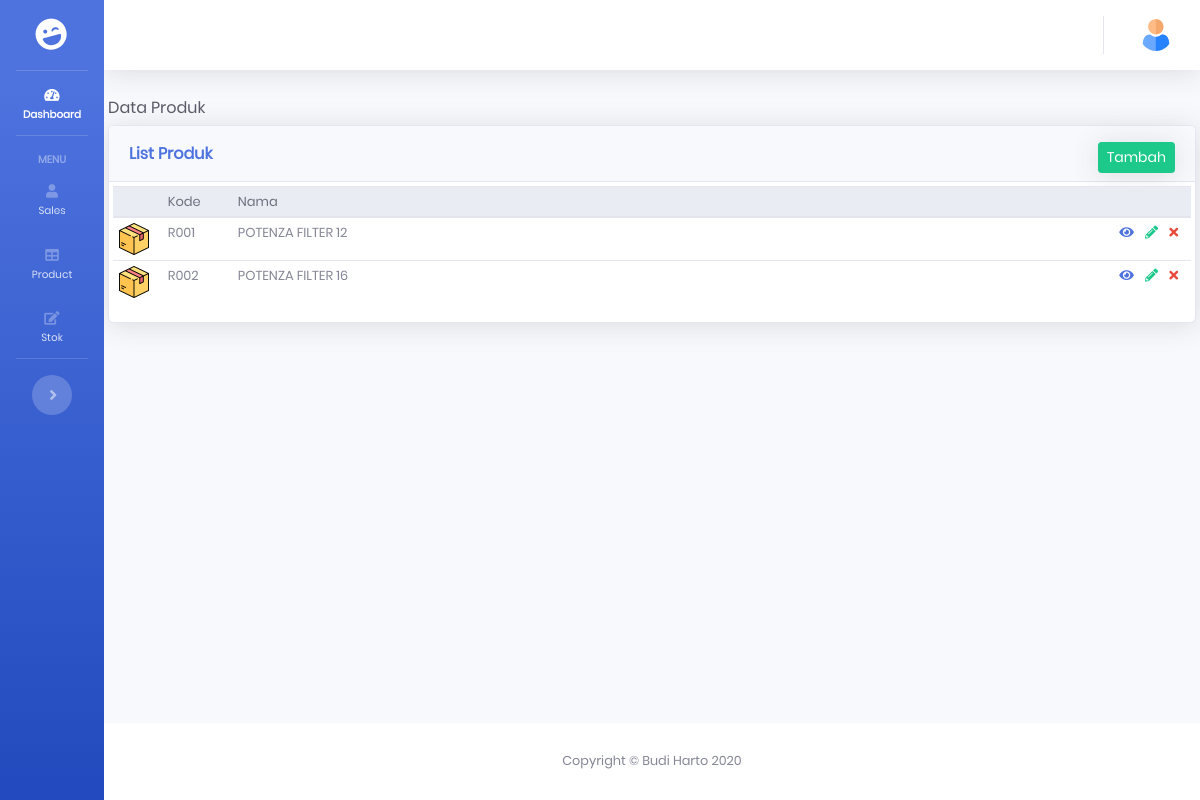
Page /index.php/produk on the earlier database version.
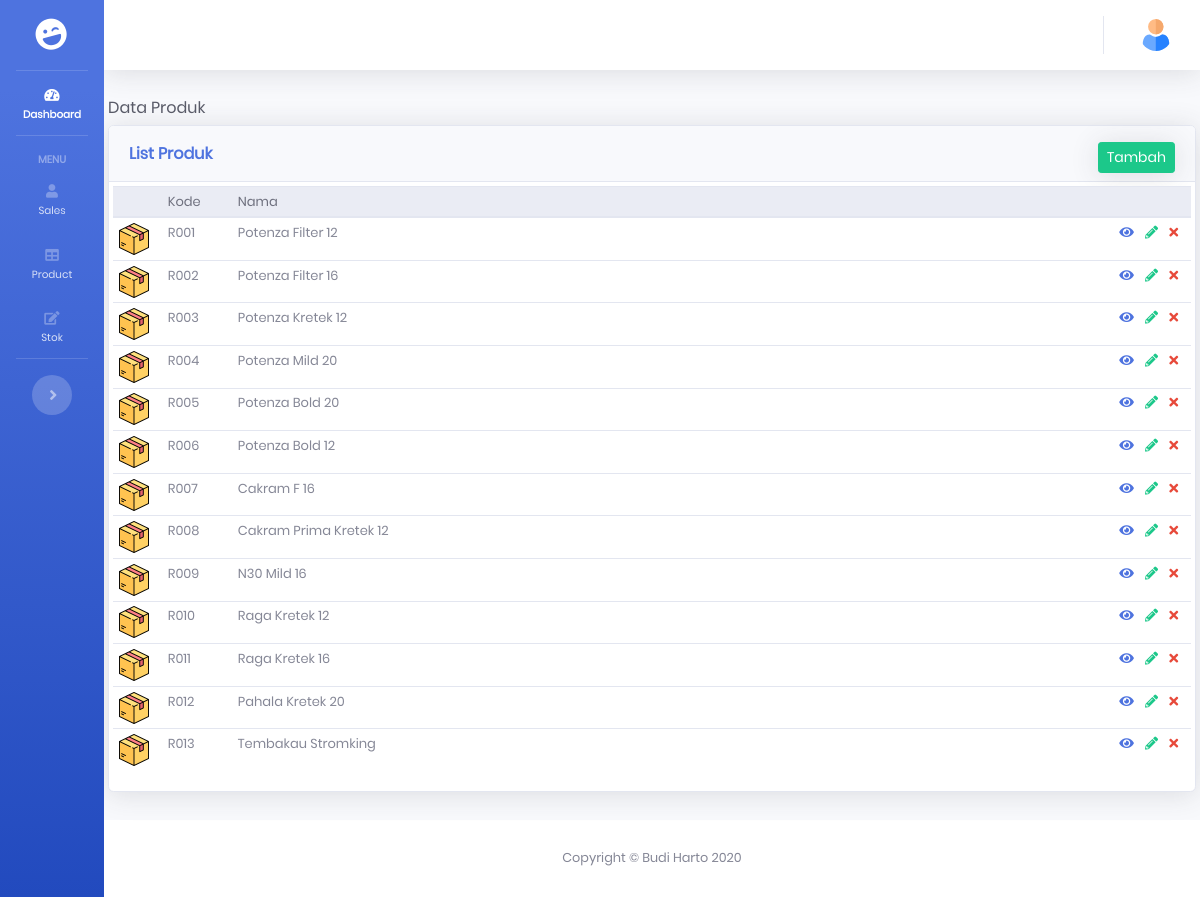
Same page on the later database version.
### tables this page shows
CREATE TABLE `produk` (
  `id` int(11) NOT NULL,
  `kode` varchar(10) NOT NULL,
  `nama_produk` varchar(128) NOT NULL,
  `alias` varchar(128) NOT NULL,
  `banding` int(11) NOT NULL,
  `harga` int(11) NOT NULL,
  `is_active` int(11) NOT NULL
);

### application/controllers/Produk.php (called while the page is built, shortened)
<?php
class Produk extends CI_Controller
{
    public function __construct()
    {
        $this->load->model('produk_model', 'produk');
    }
    public function index()
    {
        $data['user'] = $this->db->get_where('user', ['username' => $this->session->userdata('username')])->row_array();
        $data['produk'] = $this->produk->get_all()->result_array();
        $this->load->view('template/header', $data);
        $this->load->view('template/sidebar');
        $this->load->view('template/topbar', $data);
        $this->load->view('produk', $data);
    }
}

### index.php (called while the page is built, shortened)
<?php
require_once BASEPATH.'core/CodeIgniter.php';

### application/models/Produk_model.php (called while the page is built, shortened)
<?php
class Produk_model extends CI_model
{
    public function get_all()
    {
        $this->db->where('is_active', 1);
        $query =  $this->db->get('produk');
        return $query;
    }
}

### application/views/produk.php (the view, shortened to what this page needs)
<div class="container-fluid p-1">
    <h1 class="h6 mb-2 text-gray-800">Data Produk</h1>
    <div class="card shadow mb-4">
        <div class="card-header py-3">
            <p class="m-0 font-weight-bold text-primary">List Produk</p>
            <div class="d-flex justify-content-end mt-n4">
                <a class="btn btn-sm btn-success mb-n2 shadow" href="">Tambah</a>
            </div>
        </div>
        <div class="card-body p-1">
            <div class="table-responsive">
                <table class="table table-sm table-app" width=" 100%" cellspacing="0">
                    <thead class="thead-light">
                        <tr>
                            <th></th>
                            <th>Kode</th>
                            <th>Nama</th>
                            <th></th>
                        </tr>
                    </thead>
                    <tbody>
                        <?php
                        foreach ($produk as $p) : ?>
                            <tr>
                                <td width="50px"><img src="<?= base_url('assets/img/icon/box.png'); ?>" alt=""></td>
                                <td width="70px"><?= $p['kode']; ?></td>
                                <td><?= $p['nama_produk']; ?></td>
                                <td class="text-right">
                                    <a href="javascript:;" class="mr-2"><i class="fas fa-eye"></i></a>
                                    <a href="javascript:;" class="mr-2"><i class="fas fa-pencil-alt text-success"></i></a>
                                    <a href="javascript:;" class="mr-2"><i class="fas fa-times text-danger"></i></a>
                                </td>
                            </tr>
                        <?php endforeach; ?>
                    </tbody>
                </table>
            </div>
        </div>
    </div>
</div>
</div>
<footer class="sticky-footer bg-white">
    <div class="container my-auto">
        <div class="copyright text-center my-auto">
            <span>Copyright &copy; Budi Harto 2020</span>
        </div>
    </div>
</footer>
</div>
<?php $this->load->view('template/footer'); ?>
<?php $this->load->view('template/foothtml'); ?>

### application/views/template/header.php (shortened to what this page needs)
<!DOCTYPE html>
<html lang="en">
<head>
    <link href="<?= base_url('assets/'); ?>vendor/fontawesome-free/css/all.min.css" rel="stylesheet" type="text/css">
    <link href="<?= base_url('assets/'); ?>css/sb-admin-2.min.css" rel="stylesheet">
    <link href="<?= base_url('assets/'); ?>vendor/datatables/dataTables.bootstrap4.min.css" rel="stylesheet">
    <link href="<?= base_url('assets/'); ?>vendor/datepicker/css/bootstrap-datepicker.min.css" rel="stylesheet">
    <link href="<?= base_url('assets/'); ?>css/style.css" rel="stylesheet">
</head>
<body id="page-top" class="sidebar-toggled">
    <div id="wrapper">

### application/views/template/sidebar.php (shortened to what this page needs)
<ul class="navbar-nav bg-gradient-primary sidebar sidebar-dark accordion toggled" id="accordionSidebar">
    <a class="sidebar-brand d-flex align-items-center justify-content-center" href="index.html">
        <div class="sidebar-brand-icon rotate-n-15">
            <i class="fas fa-laugh-wink"></i>
        </div>
    </a>
    <hr class="sidebar-divider my-0">
    <li class="nav-item active">
        <a class="nav-link" href="<?= base_url('admin'); ?>">
            <i class="fas fa-fw fa-tachometer-alt"></i>
            <span>Dashboard</span></a>
    </li>
    <hr class="sidebar-divider">
    <div class="sidebar-heading">
        Menu
    </div>
    <li class="nav-item">
        <a class="nav-link" href="<?= base_url('sales'); ?>">
            <i class="fas fa-fw fa-user"></i>
            <span>Sales</span></a>
    </li>
    <li class="nav-item">
        <a class="nav-link" href="<?= base_url('produk'); ?>">
            <i class="fas fa-fw fa-table"></i>
            <span>Product</span></a>
    </li>
    <li class="nav-item">
        <a class="nav-link" href="<?= base_url('stok'); ?>">
            <i class="fas fa-fw fa-edit"></i>
            <span>Stok</span></a>
    </li>
    <hr class="sidebar-divider d-none d-md-block">
    <div class="text-center d-none d-md-inline">
        <button class="rounded-circle border-0" id="sidebarToggle"></button>
    </div>
</ul>

### application/views/template/topbar.php (shortened to what this page needs)
<div id="content-wrapper" class="d-flex flex-column">
    <div id="content">
        <nav class="navbar navbar-expand navbar-light bg-white topbar mb-4 static-top shadow">
            <ul class="navbar-nav ml-auto">
                <li class="nav-item dropdown no-arrow">
                    <a class="nav-link dropdown-toggle" href="#" id="userDropdown" role="button" data-toggle="dropdown" aria-haspopup="true" aria-expanded="false">
                        <img class="img-profile rounded-circle" src="<?= base_url('assets/img/icon/user.png'); ?>">
                    </a>
                </li>
            </ul>
        </nav>

### application/views/template/footer.php (shortened to what this page needs)
</div>

### application/views/template/foothtml.php
</body>
</html>

### assets/css/style.css (style rules this page uses)
body { font-family: Poppins, Arial, Helvetica, sans-serif; }
table thead th { font-weight: 500; }
.table-app { font-size: 13px; }

Differences in the rows shown:
changed produk: nama_produk "POTENZA FILTER 12" → "Potenza Filter 12"
changed produk: nama_produk "POTENZA FILTER 16" → "Potenza Filter 16"
added produk: kode "R003", nama_produk "Potenza Kretek 12"
added produk: kode "R004", nama_produk "Potenza Mild 20"
added produk: kode "R005", nama_produk "Potenza Bold 20"
added produk: kode "R006", nama_produk "Potenza Bold 12"
added produk: kode "R007", nama_produk "Cakram F 16"
added produk: kode "R008", nama_produk "Cakram Prima Kretek 12"
added produk: kode "R009", nama_produk "N30 Mild 16"
added produk: kode "R010", nama_produk "Raga Kretek 12"
added produk: kode "R011", nama_produk "Raga Kretek 16"
added produk: kode "R012", nama_produk "Pahala Kretek 20"
added produk: kode "R013", nama_produk "Tembakau Stromking"
